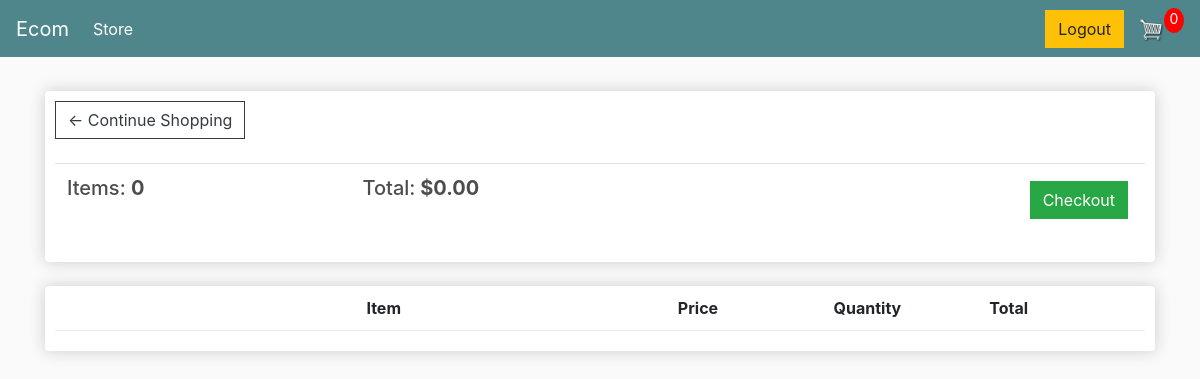
The page /cart/ (signed in) on the database as committed earlier.
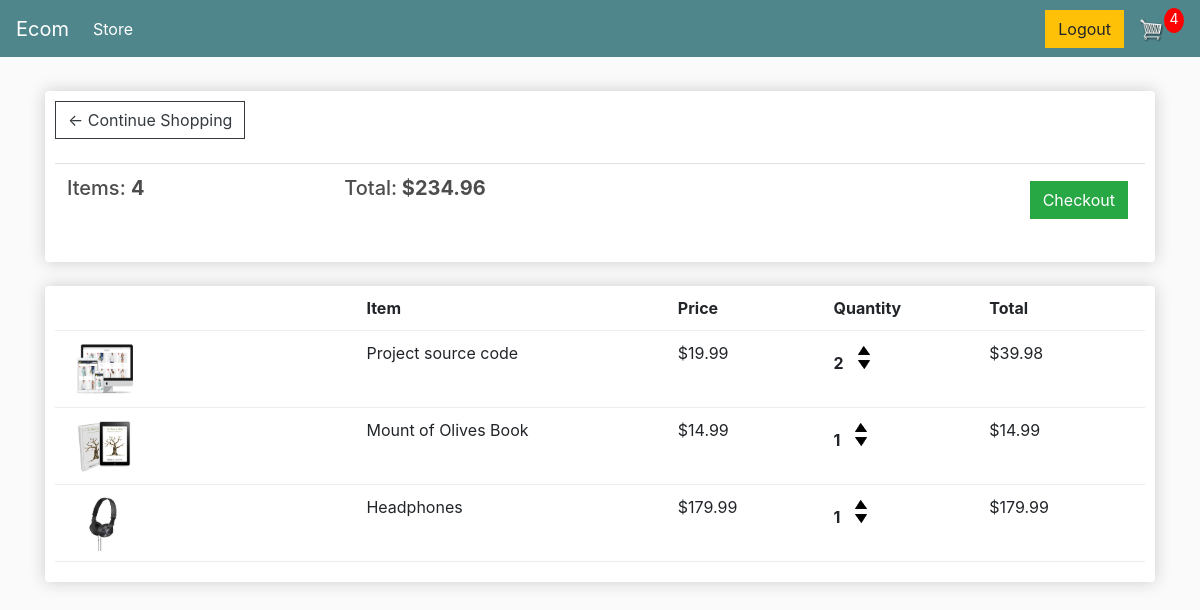
The same page on the database as committed later.
### store/models.py (models this page shows, shortened)
class Order(models.Model):
    customer = models.ForeignKey(Customer, on_delete=models.SET_NULL, blank=True, null=True)
    date_ordered = models.DateTimeField(auto_now_add=True)
    complete = models.BooleanField(default=False, null=True, blank=True)
    transaction_id = models.CharField(max_length=200, null=True)
    @property
    def get_cart_total(self):
        orderitems = self.orderitem_set.all()
        total = sum([item.get_total for item in orderitems])
        return total
    @property
    def get_cart_items(self):
        orderitems = self.orderitem_set.all()
        total = sum([item.quantity for item in orderitems])
        return total

class OrderItem(models.Model):
    product = models.ForeignKey(Product, on_delete=models.SET_NULL, null=True)
    order = models.ForeignKey(Order, on_delete=models.SET_NULL, null=True)
    quantity = models.IntegerField(default=0, null=True, blank=True)
    date_added = models.DateTimeField(auto_now_add=True)
    @property
    def get_total(self):
        return self.product.price * self.quantity

class Product(models.Model):
    name = models.CharField(max_length=200, null=True)
    price = models.DecimalField(max_digits=7, decimal_places=2)
    digital = models.BooleanField(default=False, null=True, blank=True)
    image = models.ImageField(null=True, blank=True)
    @property
    def imageURL(self):
        try:
            url = self.image.url
        except:
            url = ""
        return url

### store/views.py (the view)
# urls.py: path('cart/', views.cart, name="cart"),
def cart(request):
     data = cartData(request)
     cartItems = data['cartItems']
     order = data['order']
     items = data['items']
     context = {'items':items, 'order':order, 'cartItems':cartItems}
     return render(request, 'store/cart.html', context)

### store/utils.py (called while the page is built)
def cartData(request):
    if request.user.is_authenticated:
        customer = request.user.customer
        order, created = Order.objects.get_or_create(customer=customer, complete=False)
        items = order.orderitem_set.all()
        cartItems = order.get_cart_items
    else:
        cookieData = cookieCart(request)
        cartItems = cookieData['cartItems']
        order = cookieData['order']
        items = cookieData['items']
    return {'cartItems': cartItems, 'order': order, 'items': items}

### store/templates/store/cart.html
{% extends 'store/main.html' %}
{% load static %}
{% block content %}
	<div class="row">
		<div class="col-lg-12">
			<div class="box-element">
				<a  class="btn btn-outline-dark" href="{% url 'store' %}">&#x2190; Continue Shopping</a>
				<br>
				<br>
				<table class="table">
					<tr>
						<th><h5>Items: <strong>{{order.get_cart_items}}</strong></h5></th>
						<th><h5>Total:<strong> ${{order.get_cart_total|floatformat:2}}</strong></h5></th>
						<th>
							<a  style="float:right; margin:5px;" class="btn btn-success" href="{% url 'checkout' %}">Checkout</a>
						</th>
					</tr>
				</table>
			</div>
			<br>
			<div class="box-element">
				<div class="cart-row">
					<div style="flex:2"></div>
					<div style="flex:2"><strong>Item</strong></div>
					<div style="flex:1"><strong>Price</strong></div>
					<div style="flex:1"><strong>Quantity</strong></div>
					<div style="flex:1"><strong>Total</strong></div>
				</div>
				{% for item in items %}
				<div class="cart-row">
					<div style="flex:2"><img class="row-image" src="{% static item.product.imageURL %}"></div>
					<div style="flex:2"><p>{{item.product.name}}</p></div>
					<div style="flex:1"><p>${{item.product.price|floatformat:2}}</p></div>
					<div style="flex:1">
						<p class="quantity">{{item.quantity}}</p>
						<div class="quantity">
							<img data-product={{item.product.id}} data-action="add" class="chg-quantity update-cart" src="{% static  'images/arrow-up.png' %}">
							<img data-product={{item.product.id}} data-action="remove" class="chg-quantity update-cart" src="{% static  'images/arrow-down.png' %}">
						</div>
					</div>
					<div style="flex:1"><p>${{item.get_total}}</p></div>
				</div>
				{% endfor %}
			</div>
		</div>
	</div>
{% endblock content %}

Rows that differ between the two databases and show on the page:
no longer on this page (row edited): Order: get_cart_items "0", get_cart_total "0.00"
added Order: get_cart_items "4", get_cart_total "234.96"
added OrderItem: product.image (picture), product.name "Project source code", product.price "19.99", quantity "2", get_total "39.98"
added OrderItem: product.image (picture), product.name "Mount of Olives Book", product.price "14.99", quantity "1", get_total "14.99"
added OrderItem: product.image (picture), product.name "Headphones", product.price "179.99", quantity "1", get_total "179.99"
Other text that changed with them:
{{ cartItems }}: "0" → "4"
